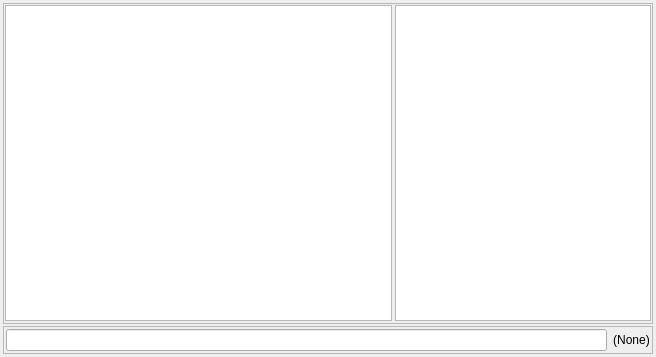
<?xml version="1.0" encoding="UTF-8"?>
<ui version="4.0">
 <class>BirchSubWindow</class>
 <widget class="QMdiSubWindow" name="BirchSubWindow">
  <property name="geometry">
   <rect>
    <x>0</x>
    <y>0</y>
    <width>656</width>
    <height>357</height>
   </rect>
  </property>
  <property name="windowTitle">
   <string>Form</string>
  </property>
  <layout class="QGridLayout" name="gridLayout">
   <property name="margin">
    <number>3</number>
   </property>
   <property name="spacing">
    <number>2</number>
   </property>
   <item row="2" column="0">
    <widget class="QFrame" name="frame">
     <property name="maximumSize">
      <size>
       <width>16777172</width>
       <height>50</height>
      </size>
     </property>
     <property name="frameShape">
      <enum>QFrame::StyledPanel</enum>
     </property>
     <property name="frameShadow">
      <enum>QFrame::Raised</enum>
     </property>
     <layout class="QHBoxLayout" name="horizontalLayout">
      <property name="margin">
       <number>2</number>
      </property>
      <item>
       <widget class="QLineEdit" name="text_input"/>
      </item>
      <item>
       <widget class="QLabel" name="label_ChanName">
        <property name="text">
         <string>(None)</string>
        </property>
        <property name="alignment">
         <set>Qt::AlignCenter</set>
        </property>
       </widget>
      </item>
     </layout>
    </widget>
   </item>
   <item row="1" column="0">
    <widget class="QFrame" name="frame_2">
     <property name="frameShape">
      <enum>QFrame::StyledPanel</enum>
     </property>
     <property name="frameShadow">
      <enum>QFrame::Raised</enum>
     </property>
     <layout class="QHBoxLayout" name="horizontalLayout_2" stretch="0,0">
      <property name="spacing">
       <number>3</number>
      </property>
      <property name="leftMargin">
       <number>1</number>
      </property>
      <property name="topMargin">
       <number>1</number>
      </property>
      <property name="rightMargin">
       <number>1</number>
      </property>
      <property name="bottomMargin">
       <number>2</number>
      </property>
      <item>
       <widget class="QTextBrowser" name="editor_Window">
        <property name="sizePolicy">
         <sizepolicy hsizetype="Expanding" vsizetype="Expanding">
          <horstretch>10</horstretch>
          <verstretch>0</verstretch>
         </sizepolicy>
        </property>
        <property name="openLinks">
         <bool>false</bool>
        </property>
       </widget>
      </item>
      <item>
       <widget class="QListView" name="list_NickList">
        <property name="sizePolicy">
         <sizepolicy hsizetype="Expanding" vsizetype="Expanding">
          <horstretch>0</horstretch>
          <verstretch>0</verstretch>
         </sizepolicy>
        </property>
        <property name="minimumSize">
         <size>
          <width>11</width>
          <height>0</height>
         </size>
        </property>
        <property name="maximumSize">
         <size>
          <width>16777215</width>
          <height>16777215</height>
         </size>
        </property>
       </widget>
      </item>
     </layout>
    </widget>
   </item>
  </layout>
 </widget>
 <customwidgets>
  <customwidget>
   <class>QMdiSubWindow</class>
   <extends>QWidget</extends>
   <header>qmdisubwindow.h</header>
   <container>1</container>
  </customwidget>
 </customwidgets>
 <resources/>
 <connections/>
</ui>
